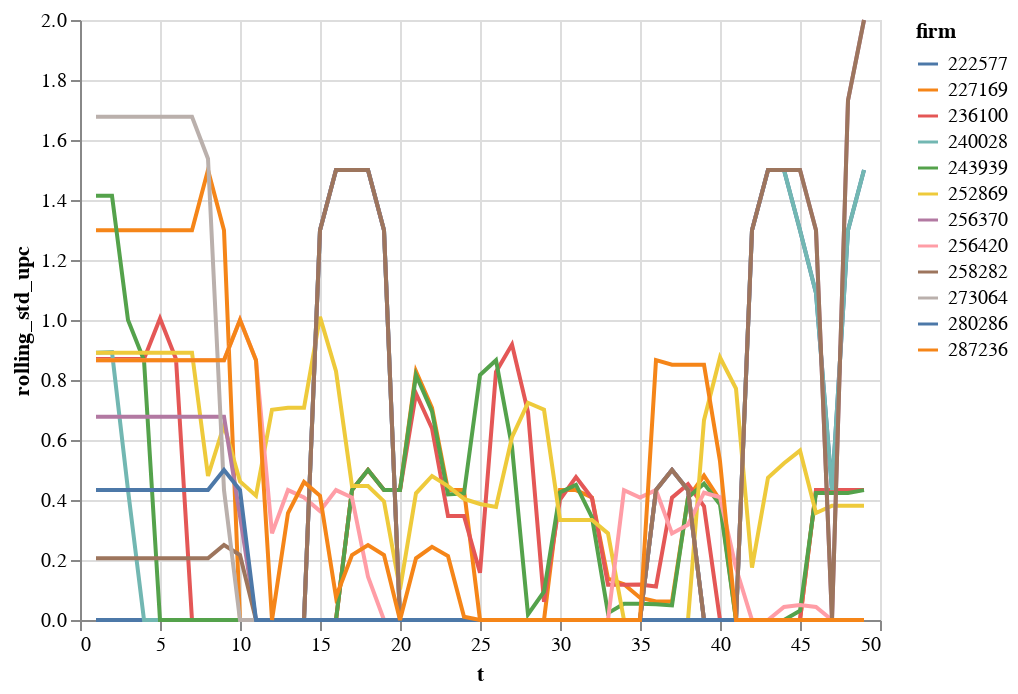

Source (notebook cell):
### Code cell
import altair as alt
alt.Chart(df).mark_line().encode(
    x='t',
    y='rolling_std_upc',
    color='firm:N'
)

### Figure 1 — Vega-Lite specification as saved in the notebook (floating-point values rounded to 4 significant figures; data arrays with more than 128 entries replaced by an {"elided": "..."} marker saying what was removed)
{"$schema": "https://vega.github.io/schema/vega-lite/v2.6.0.json", "config": {"view": {"height": 300, "width": 400}}, "data": {"name": "data-93ff182710658ad28e3b2c63e00c8b86"}, "datasets": {"data-93ff182710658ad28e3b2c63e00c8b86": {"elided": "588 records"}}, "encoding": {"color": {"field": "firm", "type": "nominal"}, "x": {"field": "t", "type": "quantitative"}, "y": {"field": "rolling_std_upc", "type": "quantitative"}}, "mark": "line"}
